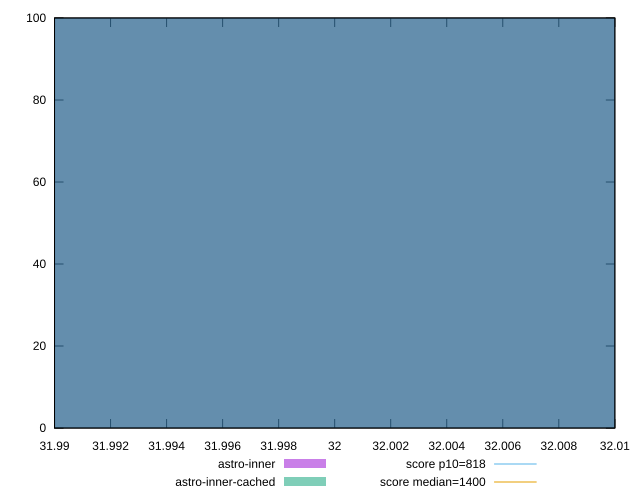

Source code (gnuplot):
reset

$astroInner <<EOF
32 100
EOF

$astroInnerCached <<EOF
32 100
EOF

set key outside below
set boxwidth 0.1
set xrange [31.99:32.01]
set yrange [0:100]
set trange [0:100]
set style fill transparent solid 0.5 noborder

set parametric
set terminal svg size 640, 500 enhanced background rgb 'white'
set output "reports/report_00033_2021-03-01T14-23-16.841Z/dom-size/comparison/histogram/2_vs_3.svg"

plot $astroInner title "astro-inner" with boxes, \
     $astroInnerCached title "astro-inner-cached" with boxes, \
     818,t title "score p10=818", \
     1400,t title "score median=1400"

reset
